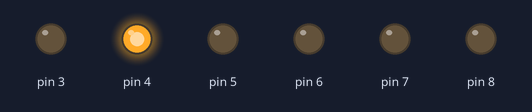
Simulated run of this sketch. Board: Arduino Uno, built with avr-gcc and run on an emulated ATmega328P. Shown: output pins drawn as LEDs (lit = HIGH).

Above: at 0.5 s.
At 2.7 s:
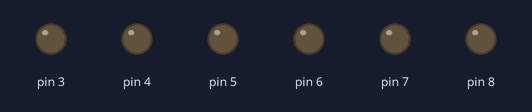
At 5.0 s:
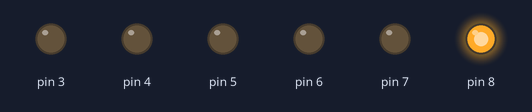
Timing chart, 0 to 6.9 s (numbered marks = the images above):
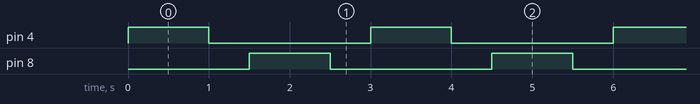

Measured:
- by itself, pin 4, pin 8: alternates HIGH for 1.0 s and LOW for 2.0 s
- by itself, everything shown: repeats every 3.0 s, in 4 steps

The sketch:

test.ino
```cpp
#include "MotorControl.h"

MotorControl motor1(5, 4, 3);  // Replace with your actual pin numbers
MotorControl motor2(6, 7, 8);

void setup() {
  // Setup code if needed
}

void loop() {
  motor1.forward();
  delay(1000);
  motor1.stop();
  delay(500);

  motor2.backward();
  delay(1000);
  motor2.stop();
  delay(500);
}
```

MotorControl.cpp
```cpp
#include "Arduino.h"
#include "MotorControl.h"

MotorControl::MotorControl(int pwmPin, int dirPin1, int dirPin2) {
  _pwmPin = pwmPin;
  _dirPin1 = dirPin1;
  _dirPin2 = dirPin2;

  pinMode(_pwmPin, OUTPUT);
  pinMode(_dirPin1, OUTPUT);
  pinMode(_dirPin2, OUTPUT);
}

void MotorControl::forward() {
  digitalWrite(_dirPin1, HIGH);
  digitalWrite(_dirPin2, LOW);
}

void MotorControl::backward() {
  digitalWrite(_dirPin1, LOW);
  digitalWrite(_dirPin2, HIGH);
}

void MotorControl::turnLeft() {
  digitalWrite(_dirPin1, LOW);
  digitalWrite(_dirPin2, HIGH);
}

void MotorControl::turnRight() {
  digitalWrite(_dirPin1, HIGH);
  digitalWrite(_dirPin2, LOW);
}

void MotorControl::stop() {
  digitalWrite(_dirPin1, LOW);
  digitalWrite(_dirPin2, LOW);
}
```

MotorControl.h
```cpp
#ifndef MotorControl_h
#define MotorControl_h

#include "Arduino.h"

class MotorControl {
public:
  MotorControl(int pwmPin, int dirPin1, int dirPin2);
  void forward();
  void backward();
  void turnLeft();
  void turnRight();
  void stop();

private:
  int _pwmPin;
  int _dirPin1;
  int _dirPin2;
};

#endif
```
